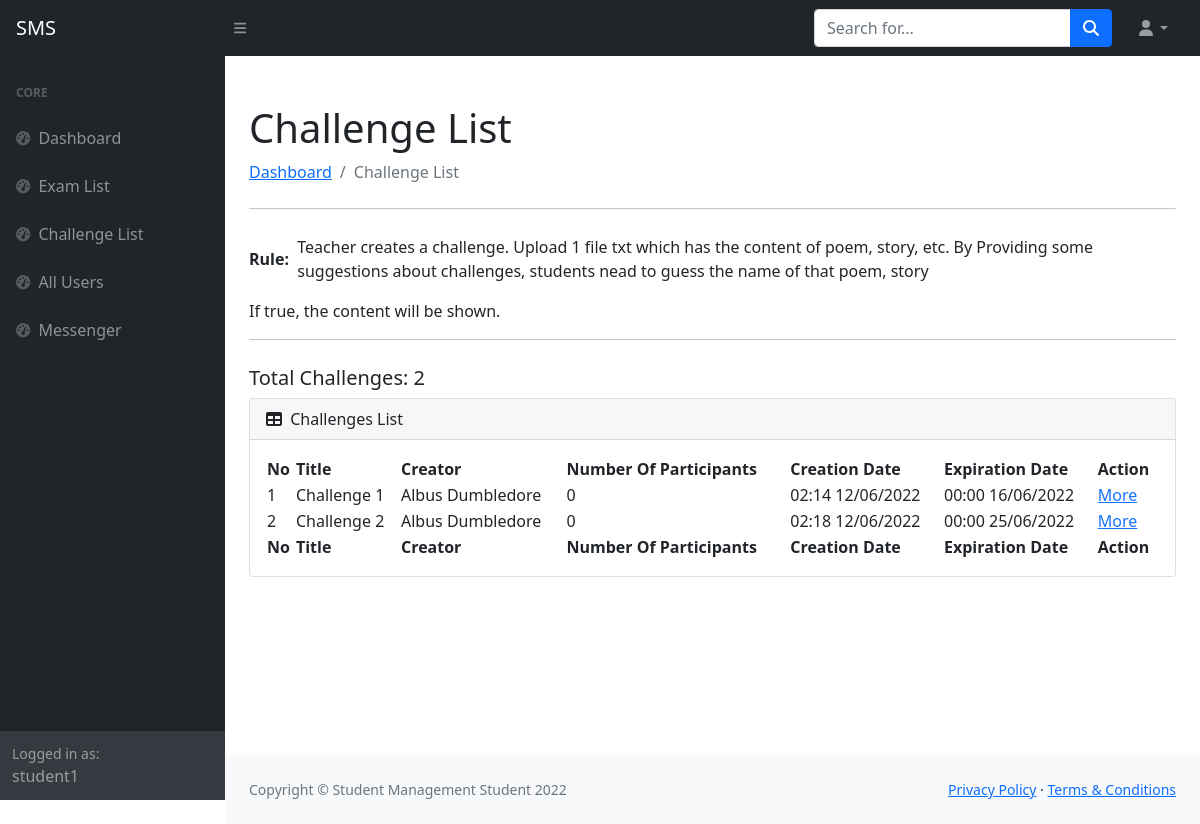
Page /manage-challenges.php (signed in) on the committed database.
### tables this page shows
CREATE TABLE `Challenges` (
  `challenge_id` int(6) UNSIGNED NOT NULL,
  `challenge_title` varchar(100) NOT NULL,
  `challenge_content` blob NOT NULL,
  `challenge_creator_id` int(6) UNSIGNED NOT NULL,
  `challenge_no_participants` int(6) DEFAULT NULL,
  `challenge_creation_date` datetime DEFAULT current_timestamp(),
  `challenge_expiration_date` datetime NOT NULL,
  `challenge_participant_list_id` int(6) UNSIGNED DEFAULT NULL,
  `challenge_description` varchar(500) DEFAULT NULL
);

CREATE TABLE `Users` (
  `user_id` int(6) UNSIGNED NOT NULL,
  `user_firstname` varchar(20) NOT NULL,
  `user_lastname` varchar(20) NOT NULL,
  `user_email` varchar(50) NOT NULL,
  `user_phone_number` varchar(20) NOT NULL,
  `user_class` varchar(10) DEFAULT NULL,
  `user_gender` varchar(10) DEFAULT NULL,
  `user_date_of_birth` datetime DEFAULT NULL,
  `user_photo` varchar(100) DEFAULT NULL,
  `user_account` varchar(30) NOT NULL,
  `user_password` varchar(100) NOT NULL,
  `user_position` varchar(10) NOT NULL,
  `user_start_date` datetime DEFAULT current_timestamp()
);

### manage-challenges.php (the view, shortened to what this page needs)
<?php
    $position = $_SESSION['position'];
?>
<!DOCTYPE html>
<html lang="en">
    <head>
        <link href="https://cdn.jsdelivr.net/npm/simple-datatables@latest/dist/style.css" rel="stylesheet" />
        <link href="css/styles2.css" rel="stylesheet" />
        <link rel="stylesheet" href="https://cdn.datatables.net/1.12.1/css/jquery.dataTables.min.css">
    </head>
    <body class="sb-nav-fixed">
        <?php include 'admin-panel-topbar.php' ?>
        <div id="layoutSidenav">
        <?php include 'admin-panel-sidebar.php' ?>
            <div id="layoutSidenav_content">
                <main>
                    <div class="container-fluid px-4">
                        <?php
                            if ($position == 'Teacher') {
                                echo "
                                    <h1 class='mt-4'>Manage Challenges</h1>
                                    <ol class='breadcrumb mb-4'>
                                        <li class='breadcrumb-item'><a href='admin-panel.php'>Dashboard</a></li>
                                        <li class='breadcrumb-item active'>Manage Challenges</li>
                                    </ol>
                                ";
                            } else {
                                echo "
                                    <h1 class='mt-4'>Challenge List</h1>
                                    <ol class='breadcrumb mb-4'>
                                        <li class='breadcrumb-item'><a href='admin-panel.php'>Dashboard</a></li>
                                        <li class='breadcrumb-item active'>Challenge List</li>
                                    </ol>
                                ";
                            }
                        ?>
                        <hr style="border-top: 1px solid #222222;">
                            <div class="d-flex align-items-center">
                                <p><b>Rule:&nbsp&nbsp</b></p>
                                <p>Teacher creates a challenge. Upload 1 file txt which has the content of poem, story, etc. By Providing some suggestions about challenges, students nead to guess the name of that poem, story</p>
                            </div>
                            <p>If true, the content will be shown.</p>
                        <hr style="border-top: 1px solid #222222;">
                        <?php
                            $stmt = $conn->prepare("SELECT * FROM Challenges;");
                            $stmt->execute();
                            $challenges = $stmt->fetchAll(PDO::FETCH_ASSOC);
                            $nb_challenges = count($challenges);
                            echo "<h5 style='margin-top: 20px;'>Total Challenges: $nb_challenges</h5>";
                        ?>
                        <div class="card mb-4">
                            <div class="card-header">
                                <i class="fas fa-table me-1"></i>
                                Challenges List
                            </div>
                            <div class="card-body">
                                <table id="datatablesSimple"  class="hover stripe row-border" style="width:100%">
                                    <thead>
                                        <tr>
                                            <th>No</th>
                                            <th>Title</th>
                                            <th>Creator</th>
                                            <th>Number Of Participants</th>
                                            <th>Creation Date</th>
                                            <th>Expiration Date</th>
                                            <th>Action</th>
                                        </tr>
                                    </thead>
                                    <tfoot>
                                        <tr>
                                            <th>No</th>
                                            <th>Title</th>
                                            <th>Creator</th>
                                            <th>Number Of Participants</th>
                                            <th>Creation Date</th>
                                            <th>Expiration Date</th>
                                            <th>Action</th>
                                        </tr>
                                    </tfoot>
                                    <tbody>
                                    <?php
                                            $count = 1;
                                            foreach ($challenges as $challenge) {
                                                $table_challenge_id = $challenge['challenge_id'];
                                                $table_challenge_title = $challenge['challenge_title'];
                                                $table_challenge_content = $challenge['challenge_content'];
                                                $table_challenge_creator_id = $challenge['challenge_creator_id'];
                                                $stmt = $conn->prepare("SELECT * FROM Users WHERE user_id=:user_id;");
                                                $stmt->bindParam(':user_id', $table_challenge_creator_id);
                                                $stmt->execute();
                                                $result = $stmt->fetch(PDO::FETCH_ASSOC);
                                                $table_challenge_creator_name = $result['user_firstname'] . " " . $result['user_lastname'];
                                                $table_challenge_no_participants = $challenge['challenge_no_participants'];
                                                $table_challenge_creation_date = $challenge['challenge_creation_date'];
                                                $table_challenge_creation_date = date_create($table_challenge_creation_date);
                                                $table_challenge_creation_date = date_format($table_challenge_creation_date, "H:i d/m/Y");
                                                $table_challenge_expiration_date = $challenge['challenge_expiration_date'];
                                                $table_challenge_expiration_date = date_create($table_challenge_expiration_date);
                                                $table_challenge_expiration_date = date_format($table_challenge_expiration_date, "H:i d/m/Y");
                                                if ($position == 'Teacher') {
                                                    echo "
                                                    <tr>
                                                        <td>$count</td>
                                                        <td>$table_challenge_title</td>
                                                        <td class='d-flex justify-content-between'>
                                                            <p style='margin-bottom: 0px;'>$table_challenge_content</p>
                                                            <a href='download.php?path=challenges/$table_challenge_content'>Download</a>
                                                        </td>
                                                        <td>$table_challenge_creator_name</td>
                                                        <td>$table_challenge_no_participants</td>
                                                        <td>$table_challenge_creation_date</td>
                                                        <td>$table_challenge_expiration_date</td>
                                                        <td class='d-flex'>
                                                            <form action='challenge-detail.php' method='GET'>
                                                                <input type='hidden' value='$table_challenge_id' name='challengeid'>
                                                                <button class='link-button' type='submit'>More</button>
                                                            </form>
                                                            &nbsp
                                                            |
                                                            &nbsp
                                                            <form action='delete-object.php' id='delete-form$count' onsubmit='event.preventDefault(); modal_confirm_appear($count);' method='POST'>
                                                                <input type='hidden' value='$table_challenge_id' name='challengeid'>
                                                                <input type='hidden' value='challenge' name='deleteobject'>
                                                                <button class='link-button' type='submit'>Delete</button>
                                                            </form>
                                                        </td>
                                                    </tr>";
                                                } else {
                                                    echo "
                                                    <tr>
                                                        <td>$count</td>
                                                        <td>$table_challenge_title</td>
                                                        <td>$table_challenge_creator_name</td>
                                                        <td>$table_challenge_no_participants</td>
                                                        <td>$table_challenge_creation_date</td>
                                                        <td>$table_challenge_expiration_date</td>
                                                        <td class='d-flex'>
                                                            <form action='challenge-detail.php' method='GET'>
                                                                <input type='hidden' value='$table_challenge_id' name='challengeid'>
                                                                <button class='link-button' type='submit'>More</button>
                                                            </form>
                                                            &nbsp
                                                        </td>
                                                    </tr>";
                                                }
                                                $count += 1;
                                            }
                                        ?>
                                    </tbody>
                                </table>
                            </div>
                        </div>
                    </div>
                </main>
                <footer class="py-4 bg-light mt-auto">
                    <div class="container-fluid px-4">
                        <div class="d-flex align-items-center justify-content-between small">
                            <div class="text-muted">Copyright &copy; Student Management Student 2022</div>
                            <div>
                                <a href="#">Privacy Policy</a>
                                &middot;
                                <a href="#">Terms &amp; Conditions</a>
                            </div>
                        </div>
                    </div>
                </footer>
            </div>
        </div>
    </body>
</html>

### manage-challenges.php (style rules this page uses)
.link-button { background: none!important; border: none; padding: 0!important; color: #1774fd; text-decoration: underline; cursor: pointer; }
hr { border: 1px solid #f1f1f1; margin-bottom: 25px; }

### rows in the picture
challenges: challenge_title "Challenge 1", users.user_firstname+user_lastname "Albus Dumbledore", challenge_no_participants "0", challenge_creation_date "02:14 12/06/2022", challenge_expiration_date "00:00 16/06/2022"
challenges: challenge_title "Challenge 2", users.user_firstname+user_lastname "Albus Dumbledore", challenge_no_participants "0", challenge_creation_date "02:18 12/06/2022", challenge_expiration_date "00:00 25/06/2022"

### other values in the picture
$user_username "student1"
$nb_challenges "2"
